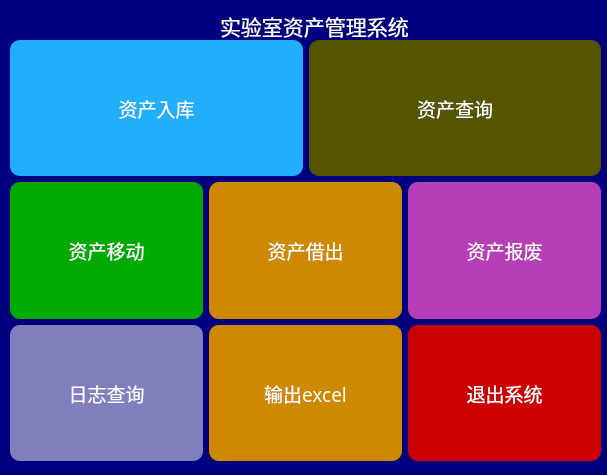
<?xml version="1.0" encoding="UTF-8"?>
<ui version="4.0">
 <class>Form</class>
 <widget class="QWidget" name="Form">
  <property name="geometry">
   <rect>
    <x>0</x>
    <y>0</y>
    <width>607</width>
    <height>475</height>
   </rect>
  </property>
  <property name="windowTitle">
   <string>Form</string>
  </property>
  <property name="styleSheet">
   <string notr="true">background-color: rgb(0, 0, 127);</string>
  </property>
  <widget class="QLabel" name="label">
   <property name="geometry">
    <rect>
     <x>220</x>
     <y>10</y>
     <width>191</width>
     <height>31</height>
    </rect>
   </property>
   <property name="font">
    <font>
     <family>Adobe Devanagari</family>
     <pointsize>16</pointsize>
    </font>
   </property>
   <property name="styleSheet">
    <string notr="true">color: rgb(255, 255, 255);</string>
   </property>
   <property name="text">
    <string>实验室资产管理系统</string>
   </property>
  </widget>
  <widget class="QWidget" name="layoutWidget">
   <property name="geometry">
    <rect>
     <x>10</x>
     <y>40</y>
     <width>591</width>
     <height>421</height>
    </rect>
   </property>
   <layout class="QVBoxLayout" name="verticalLayout">
    <item>
     <layout class="QHBoxLayout" name="horizontalLayout">
      <item>
       <widget class="QPushButton" name="borrow_btn">
        <property name="minimumSize">
         <size>
          <width>0</width>
          <height>0</height>
         </size>
        </property>
        <property name="maximumSize">
         <size>
          <width>99999</width>
          <height>99999</height>
         </size>
        </property>
        <property name="font">
         <font>
          <family>Adobe Devanagari</family>
          <pointsize>14</pointsize>
         </font>
        </property>
        <property name="styleSheet">
         <string notr="true">QPushButton {
	background-color: rgb(33, 174, 250);
	border-radius: 10px;
	color: white;
}
QPushButton:hover {
	background-color: rgb(72, 203, 250);
}
QPushButton:pressed {
	background-color: rgb(85, 85, 255);
}</string>
        </property>
        <property name="text">
         <string>资产入库</string>
        </property>
       </widget>
      </item>
      <item>
       <widget class="QPushButton" name="pushButton_12">
        <property name="minimumSize">
         <size>
          <width>0</width>
          <height>0</height>
         </size>
        </property>
        <property name="maximumSize">
         <size>
          <width>99999</width>
          <height>99999</height>
         </size>
        </property>
        <property name="font">
         <font>
          <family>Adobe Devanagari</family>
          <pointsize>14</pointsize>
         </font>
        </property>
        <property name="styleSheet">
         <string notr="true">QPushButton {
	
	
	
	
	
	background-color: rgb(85, 85, 0);
	border-radius: 10px;
	color: white;
}
QPushButton:hover {
		
	background-color: rgb(185, 185, 0);
}
QPushButton:pressed {
	background-color: rgb(85, 85, 255);
}</string>
        </property>
        <property name="text">
         <string>资产查询</string>
        </property>
       </widget>
      </item>
     </layout>
    </item>
    <item>
     <layout class="QHBoxLayout" name="horizontalLayout_2">
      <property name="leftMargin">
       <number>0</number>
      </property>
      <item>
       <widget class="QPushButton" name="moveitem_btn">
        <property name="minimumSize">
         <size>
          <width>0</width>
          <height>0</height>
         </size>
        </property>
        <property name="maximumSize">
         <size>
          <width>99999</width>
          <height>99999</height>
         </size>
        </property>
        <property name="font">
         <font>
          <family>Adobe Devanagari</family>
          <pointsize>14</pointsize>
         </font>
        </property>
        <property name="styleSheet">
         <string notr="true">QPushButton {
	
	background-color: rgb(0, 170, 0);
	border-radius: 10px;
	color: white;
}
QPushButton:hover {
	
	background-color: rgb(108, 217, 0);
}
QPushButton:pressed {
	background-color: rgb(85, 85, 255);
}</string>
        </property>
        <property name="text">
         <string>资产移动</string>
        </property>
       </widget>
      </item>
      <item>
       <widget class="QPushButton" name="pushButton_10">
        <property name="minimumSize">
         <size>
          <width>0</width>
          <height>0</height>
         </size>
        </property>
        <property name="maximumSize">
         <size>
          <width>99999</width>
          <height>99999</height>
         </size>
        </property>
        <property name="font">
         <font>
          <family>Adobe Devanagari</family>
          <pointsize>14</pointsize>
         </font>
        </property>
        <property name="styleSheet">
         <string notr="true">QPushButton {
	
	
	
	background-color: rgb(206, 137, 0);
	border-radius: 10px;
	color: white;
}
QPushButton:hover {
	
	
	
	background-color: rgb(255, 170, 0);
}
QPushButton:pressed {
	background-color: rgb(85, 85, 255);
}</string>
        </property>
        <property name="text">
         <string>资产借出</string>
        </property>
       </widget>
      </item>
      <item>
       <widget class="QPushButton" name="remove_btn">
        <property name="minimumSize">
         <size>
          <width>0</width>
          <height>0</height>
         </size>
        </property>
        <property name="maximumSize">
         <size>
          <width>99999</width>
          <height>99999</height>
         </size>
        </property>
        <property name="font">
         <font>
          <family>Adobe Devanagari</family>
          <pointsize>14</pointsize>
         </font>
        </property>
        <property name="styleSheet">
         <string notr="true">QPushButton {
	
	background-color: rgb(184, 61, 184);
	border-radius: 10px;
	color: white;
}
QPushButton:hover {
	
	background-color: rgb(255, 85, 255);
}
QPushButton:pressed {
	background-color: rgb(85, 85, 255);
}</string>
        </property>
        <property name="text">
         <string>资产报废</string>
        </property>
       </widget>
      </item>
     </layout>
    </item>
    <item>
     <layout class="QHBoxLayout" name="horizontalLayout_3">
      <item>
       <widget class="QPushButton" name="datelog_btn">
        <property name="minimumSize">
         <size>
          <width>0</width>
          <height>0</height>
         </size>
        </property>
        <property name="maximumSize">
         <size>
          <width>99999</width>
          <height>99999</height>
         </size>
        </property>
        <property name="font">
         <font>
          <family>Adobe Devanagari</family>
          <pointsize>14</pointsize>
         </font>
        </property>
        <property name="styleSheet">
         <string notr="true">QPushButton {
	
	
	
	background-color: rgb(127, 127, 190);
	border-radius: 10px;
	color: white;
}
QPushButton:hover {
	
	
	background-color: rgb(170, 170, 255);
}
QPushButton:pressed {
	background-color: rgb(85, 85, 255);
}</string>
        </property>
        <property name="text">
         <string>日志查询</string>
        </property>
       </widget>
      </item>
      <item>
       <widget class="QPushButton" name="datelog_btn_3">
        <property name="minimumSize">
         <size>
          <width>0</width>
          <height>0</height>
         </size>
        </property>
        <property name="maximumSize">
         <size>
          <width>99999</width>
          <height>99999</height>
         </size>
        </property>
        <property name="font">
         <font>
          <family>Adobe Devanagari</family>
          <pointsize>14</pointsize>
         </font>
        </property>
        <property name="styleSheet">
         <string notr="true">QPushButton {
	
	
	
	background-color: rgb(206, 137, 0);
	border-radius: 10px;
	color: white;
}
QPushButton:hover {
	
	
	
	background-color: rgb(255, 170, 0);
}
QPushButton:pressed {
	background-color: rgb(85, 85, 255);
}</string>
        </property>
        <property name="text">
         <string>输出excel</string>
        </property>
       </widget>
      </item>
      <item>
       <widget class="QPushButton" name="exit_buttuon">
        <property name="minimumSize">
         <size>
          <width>0</width>
          <height>0</height>
         </size>
        </property>
        <property name="maximumSize">
         <size>
          <width>99999</width>
          <height>99999</height>
         </size>
        </property>
        <property name="font">
         <font>
          <family>Adobe Devanagari</family>
          <pointsize>14</pointsize>
         </font>
        </property>
        <property name="styleSheet">
         <string notr="true">QPushButton {
	
	background-color: rgb(204, 0, 0);
	border-radius: 10px;
	color: white;
}
QPushButton:hover {
	
	background-color: rgb(255, 0, 0);
}
QPushButton:pressed {
	background-color: rgb(85, 85, 255);
}</string>
        </property>
        <property name="text">
         <string>退出系统</string>
        </property>
       </widget>
      </item>
     </layout>
    </item>
   </layout>
  </widget>
 </widget>
 <resources/>
 <connections>
  <connection>
   <sender>exit_buttuon</sender>
   <signal>clicked()</signal>
   <receiver>Form</receiver>
   <slot>show_login()</slot>
   <hints>
    <hint type="sourcelabel">
     <x>478</x>
     <y>399</y>
    </hint>
    <hint type="destinationlabel">
     <x>460</x>
     <y>461</y>
    </hint>
   </hints>
  </connection>
  <connection>
   <sender>datelog_btn</sender>
   <signal>clicked()</signal>
   <receiver>Form</receiver>
   <slot>show_datalog()</slot>
   <hints>
    <hint type="sourcelabel">
     <x>136</x>
     <y>393</y>
    </hint>
    <hint type="destinationlabel">
     <x>121</x>
     <y>461</y>
    </hint>
   </hints>
  </connection>
  <connection>
   <sender>remove_btn</sender>
   <signal>clicked()</signal>
   <receiver>Form</receiver>
   <slot>remove_item()</slot>
   <hints>
    <hint type="sourcelabel">
     <x>468</x>
     <y>250</y>
    </hint>
    <hint type="destinationlabel">
     <x>605</x>
     <y>241</y>
    </hint>
   </hints>
  </connection>
  <connection>
   <sender>moveitem_btn</sender>
   <signal>clicked()</signal>
   <receiver>Form</receiver>
   <slot>move_item()</slot>
   <hints>
    <hint type="sourcelabel">
     <x>89</x>
     <y>255</y>
    </hint>
    <hint type="destinationlabel">
     <x>0</x>
     <y>255</y>
    </hint>
   </hints>
  </connection>
  <connection>
   <sender>pushButton_10</sender>
   <signal>clicked()</signal>
   <receiver>Form</receiver>
   <slot>borrow_item()</slot>
   <hints>
    <hint type="sourcelabel">
     <x>400</x>
     <y>122</y>
    </hint>
    <hint type="destinationlabel">
     <x>605</x>
     <y>129</y>
    </hint>
   </hints>
  </connection>
  <connection>
   <sender>borrow_btn</sender>
   <signal>clicked()</signal>
   <receiver>Form</receiver>
   <slot>add_item()</slot>
   <hints>
    <hint type="sourcelabel">
     <x>134</x>
     <y>111</y>
    </hint>
    <hint type="destinationlabel">
     <x>0</x>
     <y>101</y>
    </hint>
   </hints>
  </connection>
  <connection>
   <sender>datelog_btn_3</sender>
   <signal>clicked()</signal>
   <receiver>Form</receiver>
   <slot>output_excel()</slot>
   <hints>
    <hint type="sourcelabel">
     <x>299</x>
     <y>391</y>
    </hint>
    <hint type="destinationlabel">
     <x>305</x>
     <y>474</y>
    </hint>
   </hints>
  </connection>
  <connection>
   <sender>pushButton_12</sender>
   <signal>clicked()</signal>
   <receiver>Form</receiver>
   <slot>check_serch()</slot>
   <hints>
    <hint type="sourcelabel">
     <x>359</x>
     <y>290</y>
    </hint>
    <hint type="destinationlabel">
     <x>699</x>
     <y>281</y>
    </hint>
   </hints>
  </connection>
 </connections>
 <slots>
  <slot>show_login()</slot>
  <slot>show_datalog()</slot>
  <slot>remove_item()</slot>
  <slot>move_item()</slot>
  <slot>borrow_item()</slot>
  <slot>add_item()</slot>
  <slot>output_excel()</slot>
  <slot>check_serch()</slot>
 </slots>
</ui>
